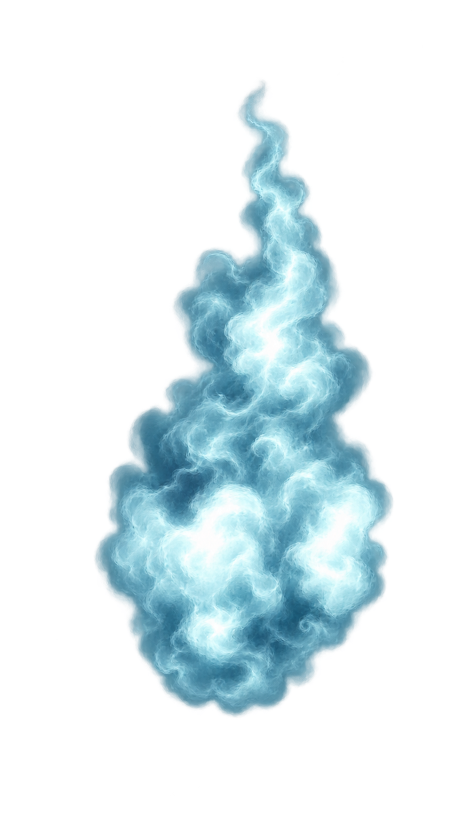
#> input picture authoring-inputs/shapesy-cyan-secondary/raw-generated.png, 948 x 1659 px (shown at 1/2 size)
$ python rebuild.py --source-mask raw-generated.png
#> lines starting #> are read from the running program, lines starting #| are printed output that depends on the picture; after the words box and inside, x2 and y2 are one past the last pixel; in counts of white or black regions, pixels touching at a corner belong together
#!/usr/bin/env python3
"""Art-only deterministic registration. External original source mask is required; not packaged."""
from pathlib import Path
import argparse,json,hashlib
import numpy as np
from PIL import Image,ImageDraw
from scipy.ndimage import gaussian_filter,binary_fill_holes,label,distance_transform_edt,binary_erosion
D=Path(__file__).resolve().parent
p=argparse.ArgumentParser();p.add_argument('--source-mask',required=True);args=p.parse_args()
native=np.array(Image.open(args.source_mask).convert('L'))>0
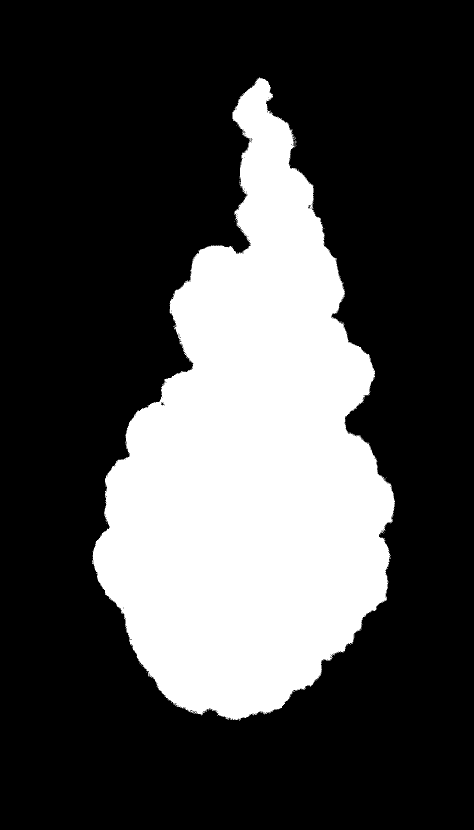
#> native: shape (1659, 948) bool (shown at 1/2 size); 28% white; 64 white regions (63 under 20 px), largest, box (x1, y1, x2, y2) and area: (184, 155, 790, 1442) 440855
#> (the run stopped early here; a loop or call above may not have finished)
